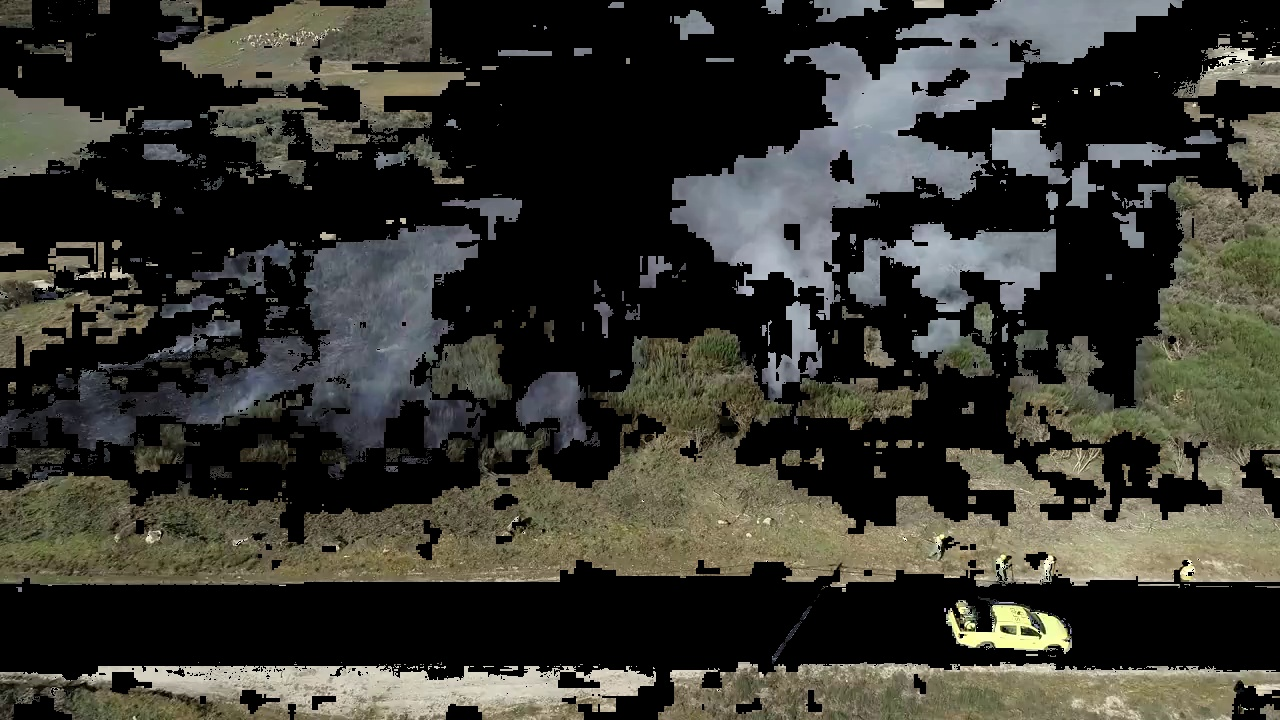
#> input picture most_g4/bg.jpg, 1280 x 720 px
$ python -i fire_cv.py   (imports and definitions only)
#> lines starting #> are read from the running program, lines starting #| are printed output that depends on the picture; after the words box and inside, x2 and y2 are one past the last pixel; in counts of white or black regions, pixels touching at a corner belong together
#> further down, picture is the input picture: shape (720, 1280, 3); mean B, G, R 48.2, 54.8, 55.3
import cv2
import os
import numpy as np
import datetime


class FireCv:

    def __init__(self):
        return

    def nothing(self, x):
        pass

    # [36 lines left out: function divide_video, not called in this run]

    def analize_frame(self, frame):
        cv2.namedWindow('image', cv2.WINDOW_NORMAL)

        cv2.createTrackbar('Lower_H', 'image', 0, 179, self.nothing)
#> slider 'Lower_H' is set to 35
        cv2.createTrackbar('Lower_S', 'image', 0, 255, self.nothing)
#> slider 'Lower_S' is set to 51
        cv2.createTrackbar('Lower_V', 'image', 0, 255, self.nothing)
#> slider 'Lower_V' is set to 51

        cv2.createTrackbar('Upper_H', 'image', 0, 179, self.nothing)
#> slider 'Upper_H' is set to 179
        cv2.createTrackbar('Upper_S', 'image', 0, 255, self.nothing)
#> slider 'Upper_S' is set to 255
        cv2.createTrackbar('Upper_V', 'image', 0, 255, self.nothing)
#> slider 'Upper_V' is set to 255

        cv2.createTrackbar('iter', 'image', 0, 10, self.nothing)
#> slider 'iter' is set to 3

        hsv = cv2.cvtColor(frame, cv2.COLOR_BGR2HSV)
#> hsv: shape (720, 1280, 3); mean H, S, V 31.6, 53.5, 57.8

        cv2.setTrackbarPos('Upper_H', 'image', 179)
        cv2.setTrackbarPos('Upper_S', 'image', 255)
        cv2.setTrackbarPos('Upper_V', 'image', 255)

        img = frame
        while 1:
            cv2.imshow('image', img)

            # get current positions of trackbars
            h = cv2.getTrackbarPos('Lower_H', 'image')
            s = cv2.getTrackbarPos('Lower_S', 'image')
            v = cv2.getTrackbarPos('Lower_V', 'image')

            u_h = cv2.getTrackbarPos('Upper_H', 'image')
            u_s = cv2.getTrackbarPos('Upper_S', 'image')
            u_v = cv2.getTrackbarPos('Upper_V', 'image')

            it = cv2.getTrackbarPos('iter', 'image')

            lower_limit = np.array([h, s, v])
            upper_limit = np.array([u_h, u_s, u_v])

            aux = cv2.inRange(hsv, lower_limit, upper_limit)
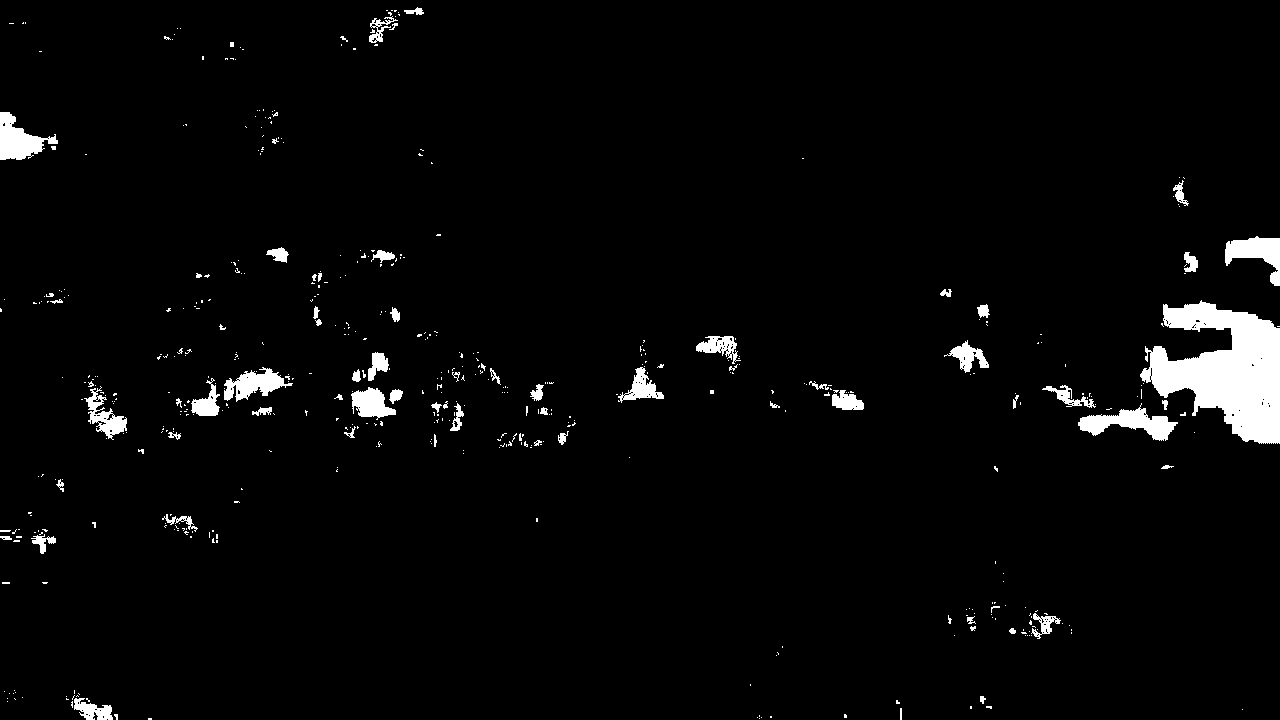
#> aux: shape (720, 1280); 3.1% white; 506 white regions (436 under 20 px), largest, box (x1, y1, x2, y2) and area: (1140, 300, 1280, 444) 11421, (1078, 403, 1178, 441) 1608, (0, 112, 58, 160) 1404
            aux = cv2.erode(aux, None, iterations=it)
#> aux: shape (720, 1280); 1.4% white; 35 white regions (19 under 20 px), largest, box (x1, y1, x2, y2) and area: (1153, 306, 1280, 440) 8721, (0, 127, 39, 157) 763, (1228, 241, 1280, 267) 741
            aux = cv2.dilate(aux, None, iterations=it)
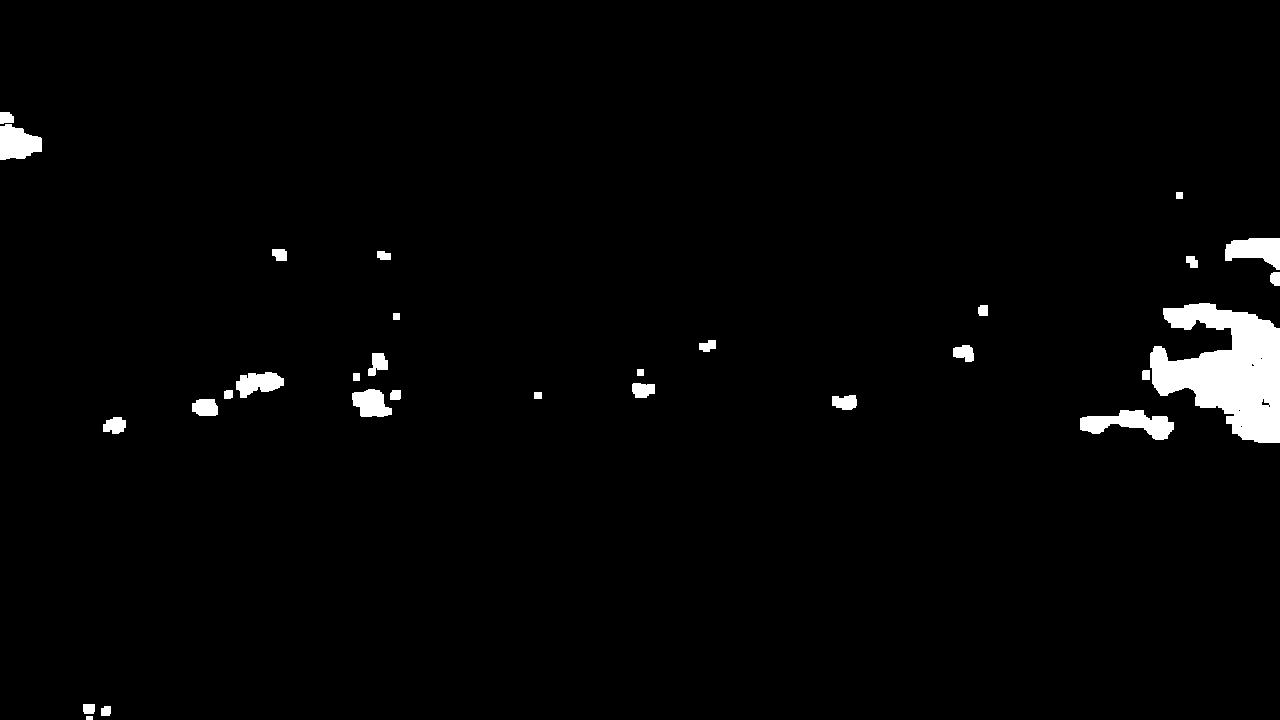
#> aux: shape (720, 1280); 2.2% white; 30 white regions, largest, box (x1, y1, x2, y2) and area: (1150, 303, 1280, 443) 11001, (1080, 410, 1174, 440) 1511, (1225, 238, 1280, 270) 1167
            img2 = cv2.bitwise_and(frame, frame, mask=aux)
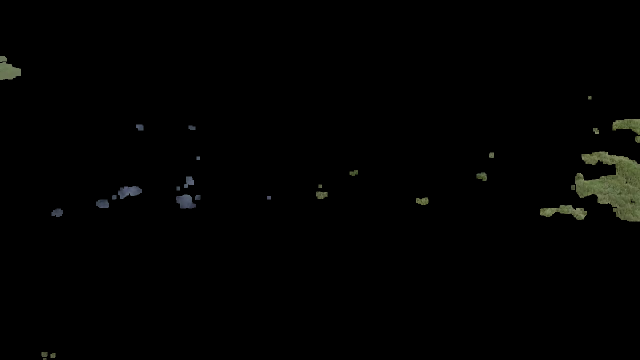
#> img2: shape (720, 1280, 3) (shown at 1/2 size); mean B, G, R 1.6, 2.2, 2

            # original mais segmentada
            img = cv2.addWeighted(frame, 0.3, img2, 0.7, 0)
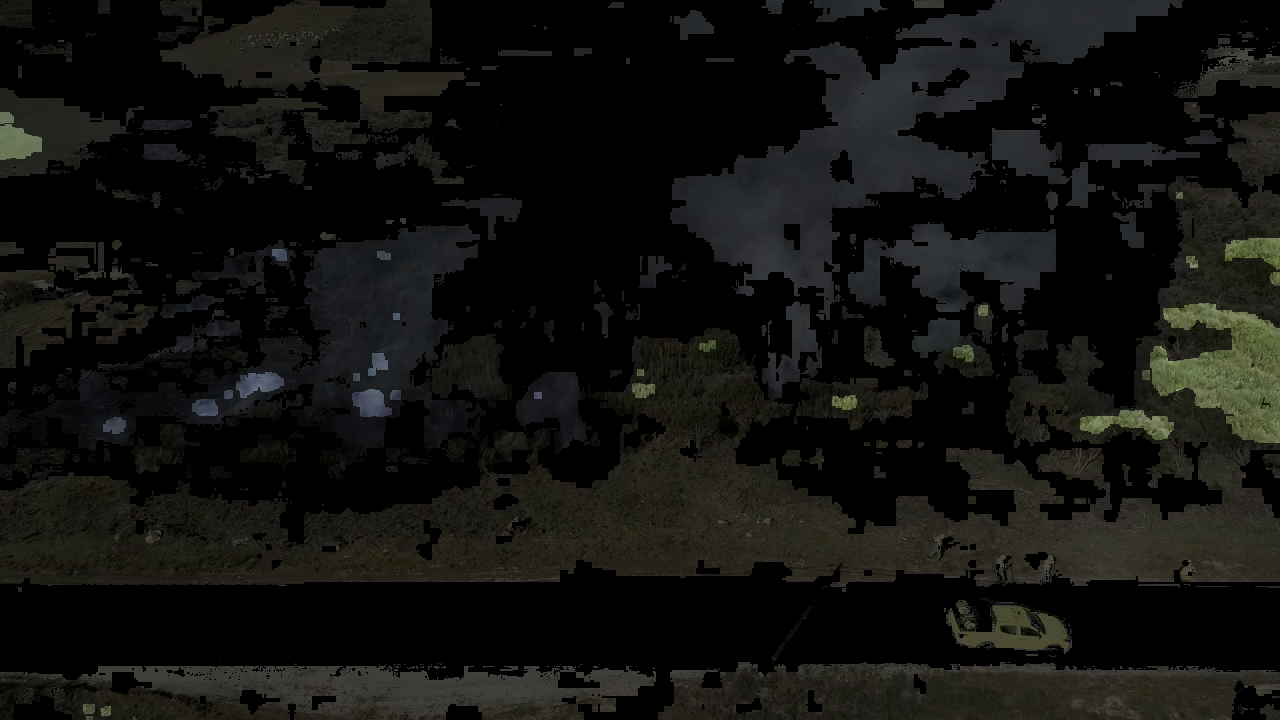
#> img: shape (720, 1280, 3); mean B, G, R 15.6, 18, 18

            k = cv2.waitKey(5) & 0xFF
#> (key Esc is pressed here)
            if k == 27:
                cv2.destroyWindow('image')
                return img2

    # [53 lines left out: function watershed, not called in this run]

>>> import cv2
>>> picture = cv2.imread('../bg.jpg')
>>> result = FireCv().analize_frame(picture)

$ run again, on most_g4/bg2.jpg
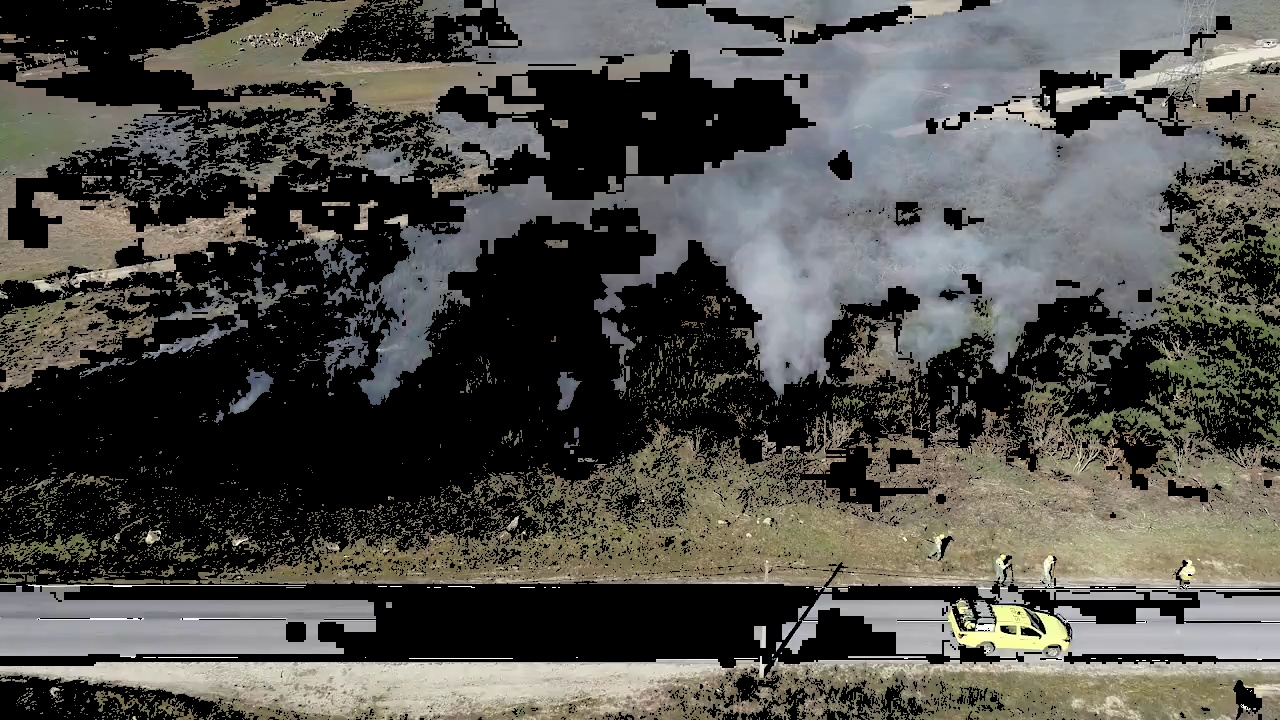
#> input picture most_g4/bg2.jpg, 1280 x 720 px
#> picture is the input picture: shape (720, 1280, 3); mean B, G, R 74.1, 78.8, 79.9
#> hsv: shape (720, 1280, 3); mean H, S, V 41.9, 59.6, 82.7
#> in analize_frame, `aux = cv2.inRange(hsv, lower_limit, upper_limit)`:
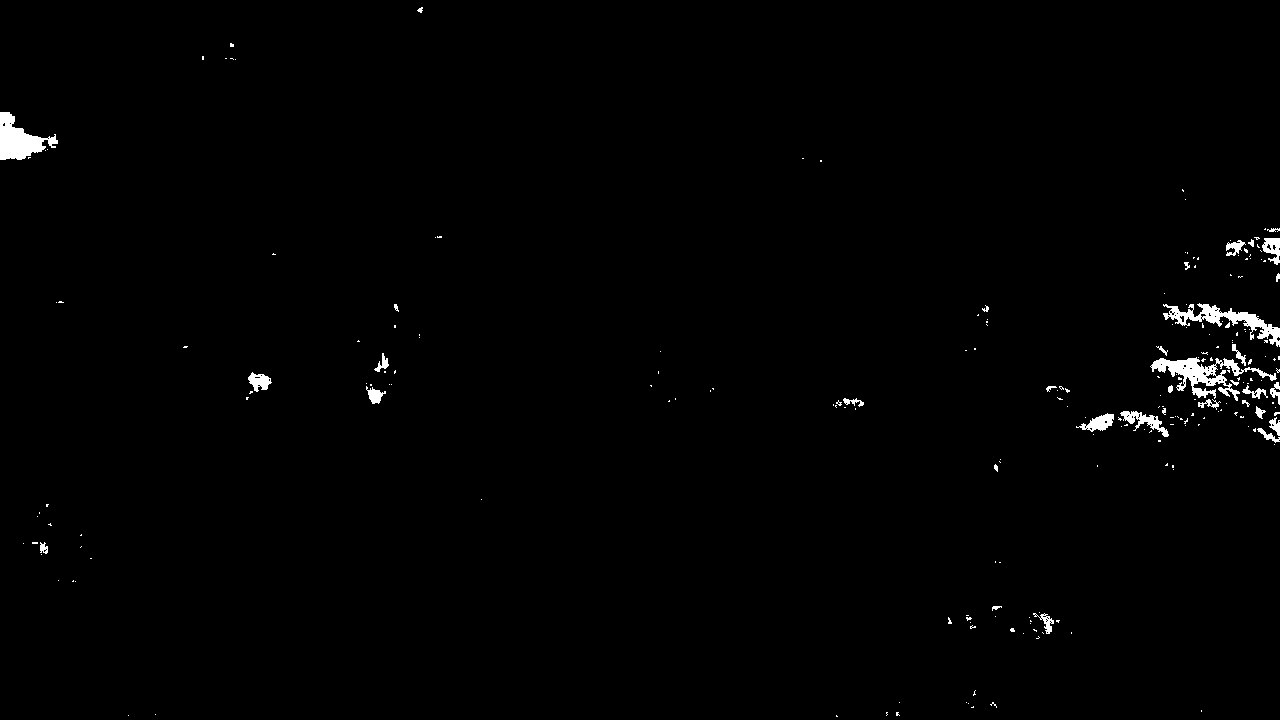
#> aux: shape (720, 1280); 0.93% white; 225 white regions (190 under 20 px), largest, box (x1, y1, x2, y2) and area: (1150, 357, 1277, 401) 1747, (1163, 303, 1280, 347) 1411, (0, 112, 58, 160) 1407
#> in analize_frame, `img = cv2.addWeighted(frame, 0.3, img2, 0.7, 0)`:
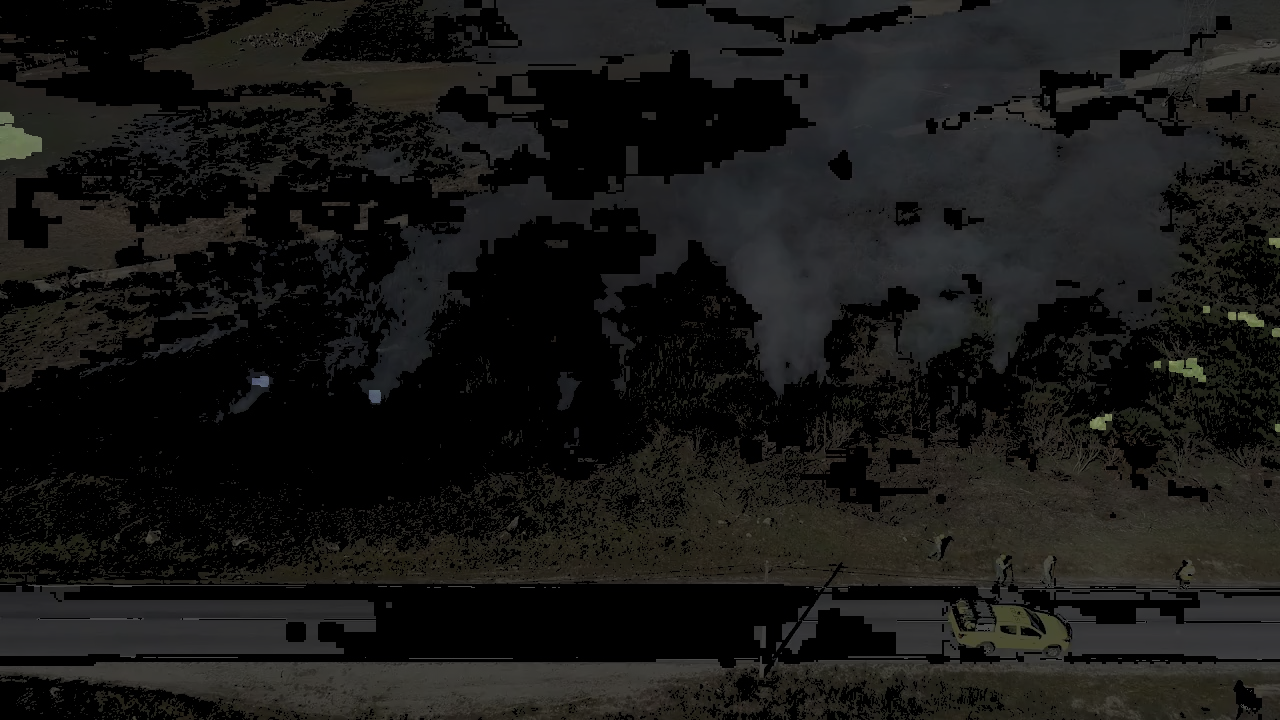
#> img: shape (720, 1280, 3); mean B, G, R 22.4, 23.9, 24.2

$ run again, on most_g4/bg3.jpg
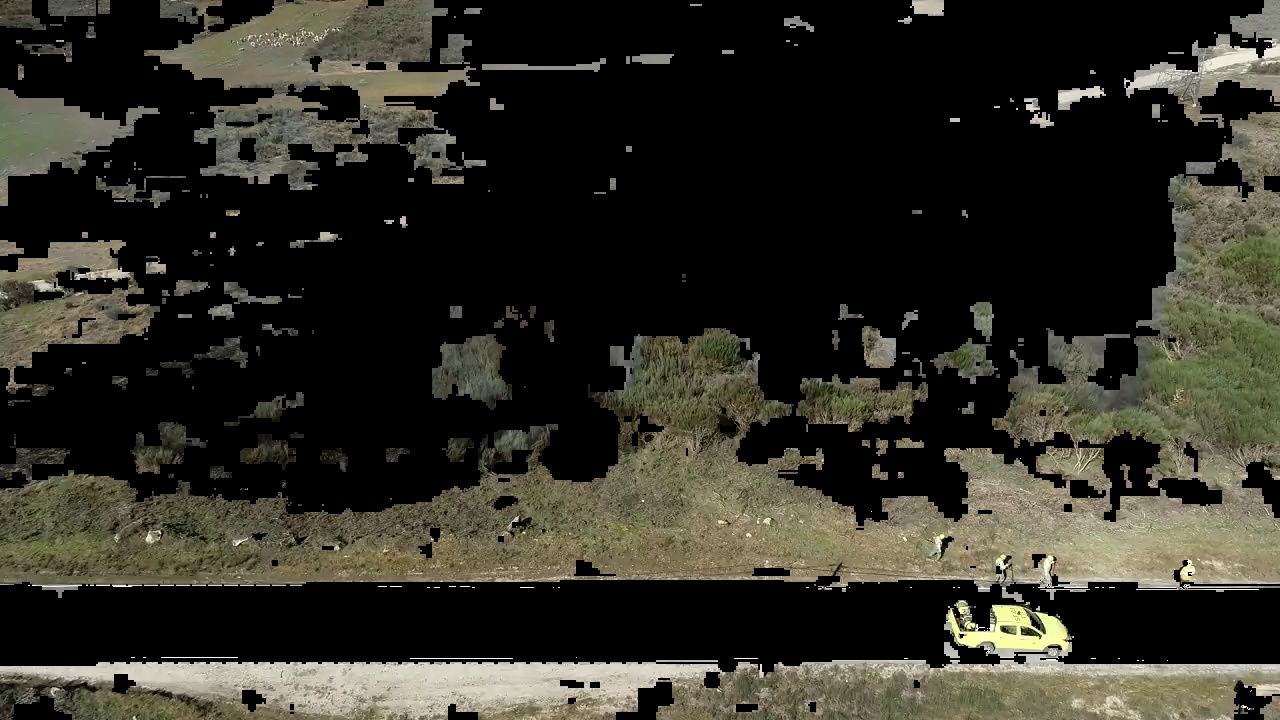
#> input picture most_g4/bg3.jpg, 1280 x 720 px
#> picture is the input picture: shape (720, 1280, 3); mean B, G, R 38, 46.7, 48.3
#> hsv: shape (720, 1280, 3); mean H, S, V 14, 40.9, 48.7
#> in analize_frame, `aux = cv2.inRange(hsv, lower_limit, upper_limit)`:
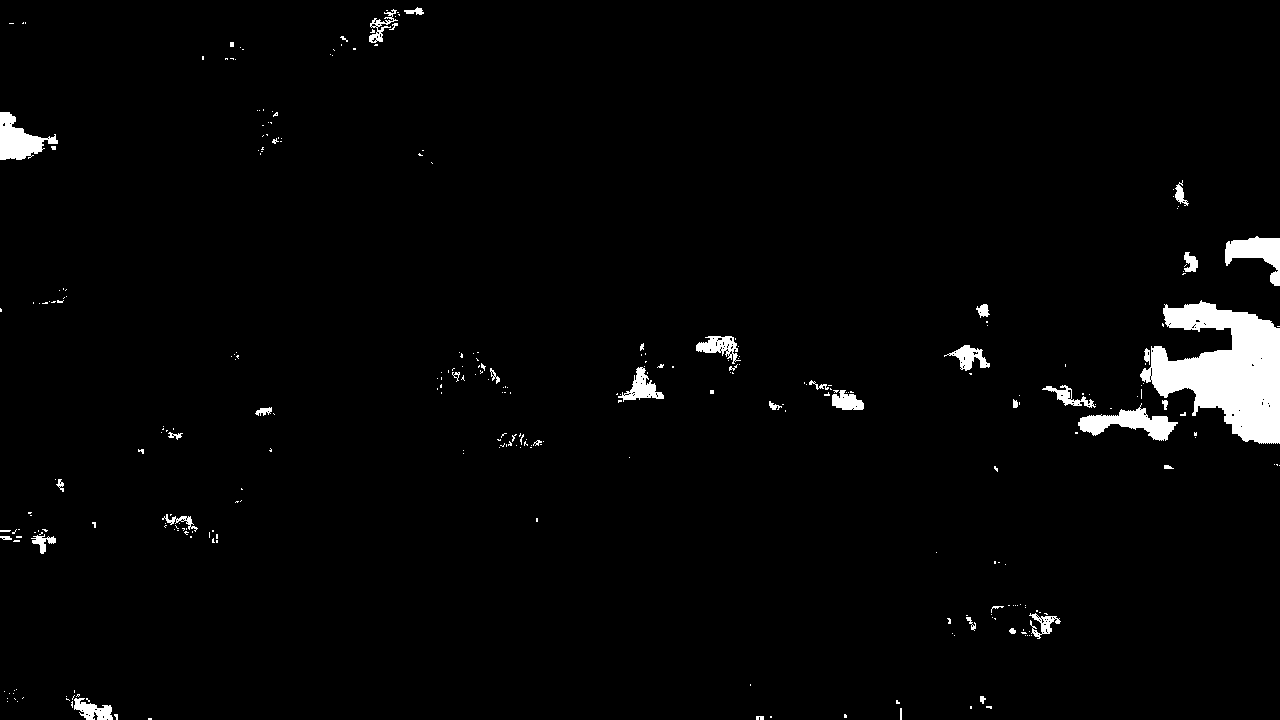
#> aux: shape (720, 1280); 2.4% white; 304 white regions (261 under 20 px), largest, box (x1, y1, x2, y2) and area: (1140, 300, 1280, 444) 11354, (1078, 403, 1178, 441) 1608, (0, 112, 58, 160) 1404
#> in analize_frame, `img = cv2.addWeighted(frame, 0.3, img2, 0.7, 0)`:
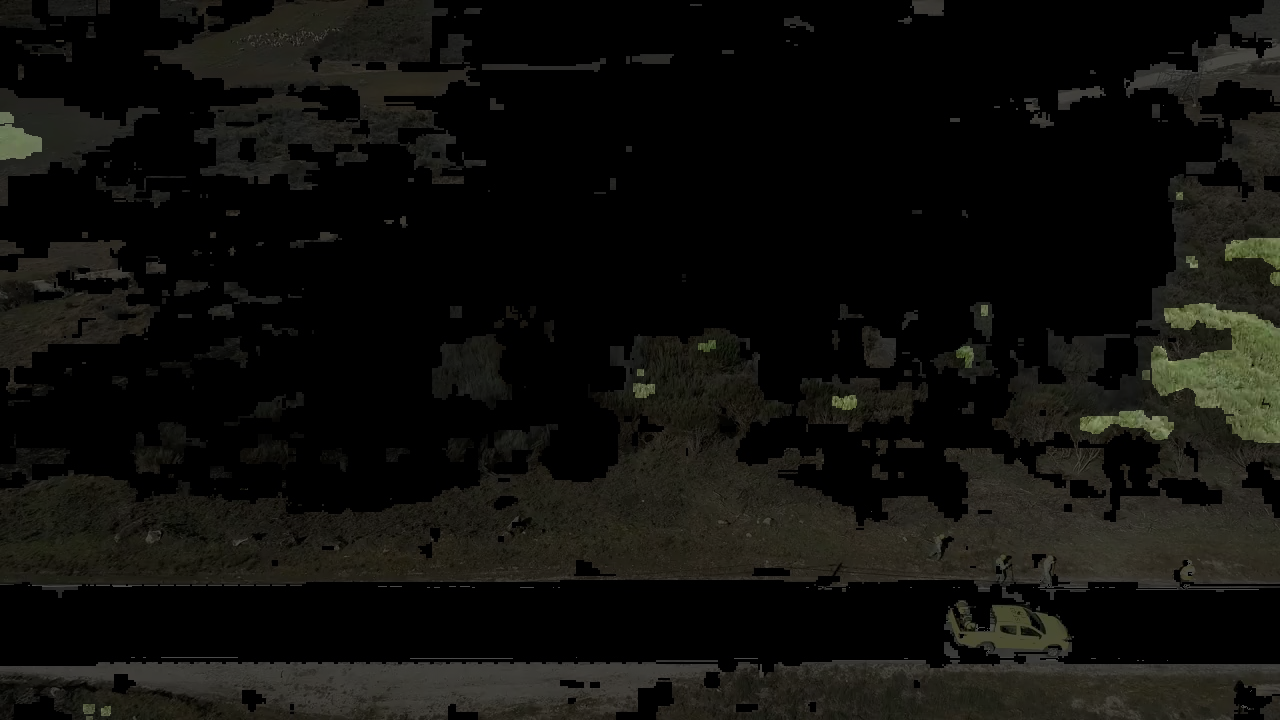
#> img: shape (720, 1280, 3); mean B, G, R 12.3, 15.3, 15.7
